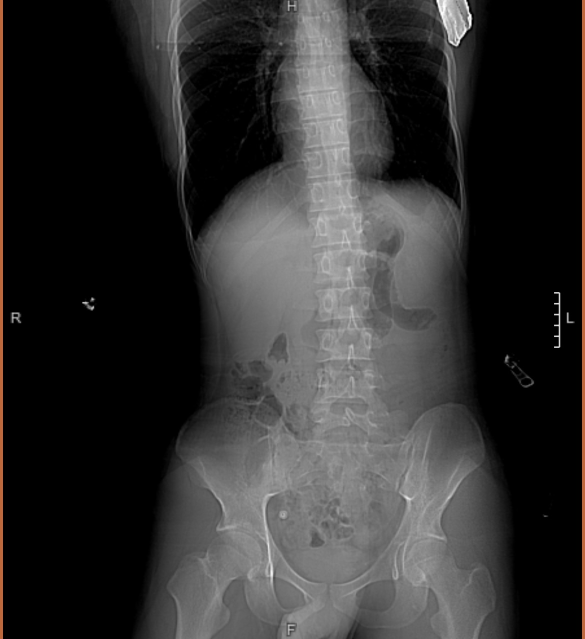
#> input picture 数字图像处理与机器视觉/作业/A2/ct_image.jpg, 1170 x 1278 px, given in place of image3.png, which was not available (shown at 1/2 size)
$ python edge_detection.py
#> lines starting #> are read from the running program, lines starting #| are printed output that depends on the picture; pictures that were not available may be replaced by others from this repository, and a replacement may not be noted
import cv2
import numpy as np

from skimage import segmentation, color

import matplotlib.pyplot as plt

def edge_detection(image_path, low_threshold, high_threshold):
    # Read the image
#> called with image_path = 'image3.png', low_threshold = 90, high_threshold = 200
    image = cv2.imread(image_path, cv2.IMREAD_GRAYSCALE)
#> image: shape (1278, 1170); min 0, max 255, mean 48.9
    if image is None:
        raise FileNotFoundError(f"Image not found at {image_path}")

    # Apply Gaussian Blur to reduce noise
    blurred_image = cv2.GaussianBlur(image, (5, 5),0.5)

    # Apply Canny edge detection
    edges = cv2.Canny(blurred_image, low_threshold, high_threshold, apertureSize=3, L2gradient=True)
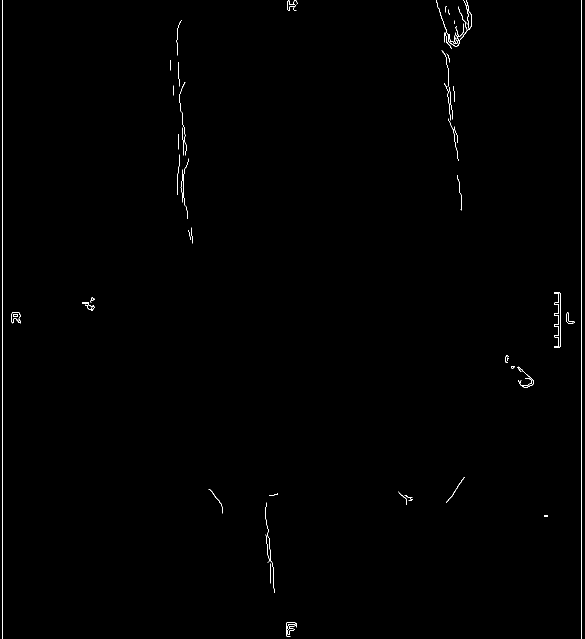
#> edges: shape (1278, 1170) (shown at 1/2 size); 0.41% white in thin lines or dots

    return edges

def Hough_transform(edges, threshold=20):
    # Perform Hough Line Transform
    lines = cv2.HoughLinesP(edges, 1, 22.5 * np.pi / 180, threshold, minLineLength=20, maxLineGap=5)

    # Create a blank image to draw lines
    line_image = np.zeros_like(edges)

    if lines is not None:
        for line in lines:
            x1, y1, x2, y2 = line[0]
            cv2.line(line_image, (x1, y1), (x2, y2), 255, 2)

    return line_image

def Segmentation_Felzenszwalb(image_path):
    # Read the image
#> called with image_path = 'image3.png'
    image = cv2.imread(image_path)
#> image is the input picture: shape (1278, 1170, 3); mean B, G, R 48.3, 48.7, 49.6
    if image is None:
        raise FileNotFoundError(f"Image not found at {image_path}")

    # Convert to grayscale
    gray_image = cv2.cvtColor(image, cv2.COLOR_BGR2GRAY)

    segmented_image = segmentation.felzenszwalb(gray_image, scale=3000, sigma=0.5, min_size=1000)
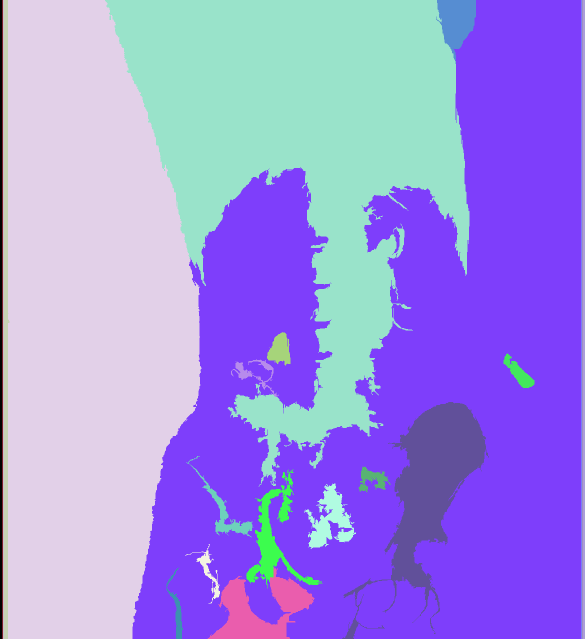
#> segmented_image: shape (1278, 1170) int64 (shown at 1/2 size); 22 distinct labels, from 0 to 21; one colour per label, 0 black

    return segmented_image

if __name__ == "__main__":
    # Path to the input image
    image_path = "image3.png"  # Replace with your image path

    # Canny edge detection thresholds
    low_threshold = 90
    high_threshold = 200

    # Perform edge detection
    edges = edge_detection(image_path, low_threshold, high_threshold)

    if image_path is None:
        raise ValueError("Please provide a valid image path.")
    elif image_path == "image1.png":
        # Display the result
        plt.figure(figsize=(8, 6))
        plt.subplot(1, 2, 1)
        plt.imshow(cv2.cvtColor(cv2.imread(image_path), cv2.COLOR_BGR2RGB))
        plt.title("Original Image")
        plt.subplot(1, 2, 2)
        plt.imshow(edges, cmap='gray')
        plt.title("Canny Edge Detection")
        plt.show()
    elif image_path == "image2.png":
        # Perform Hough Transform
        line_image = Hough_transform(edges)

        # Display the Hough Transform result
        plt.figure(figsize=(8, 6))
        plt.subplot(1, 2, 1)
        plt.imshow(edges, cmap='gray')
        plt.title("Canny Edge Detection")
        plt.subplot(1, 2, 2)
        plt.imshow(line_image, cmap='gray')
        plt.title("Hough Transform Lines")
        plt.show()
    elif image_path == "image3.png":
        segmented_image = Segmentation_Felzenszwalb(image_path)

        # Display the segmentation result
        plt.figure(figsize=(8, 6))
        plt.subplot(1, 2, 1)
        plt.imshow(cv2.cvtColor(cv2.imread(image_path), cv2.COLOR_BGR2RGB))
        plt.title("Original Image")
        plt.subplot(1, 2, 2)
        plt.imshow(segmented_image)
        plt.title("Felzenszwalb Segmentation")
        #plt.axis("off")
        plt.show()
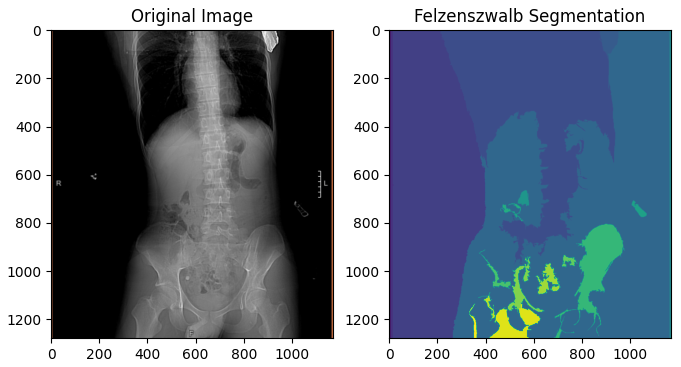
#> figure drawn by matplotlib, 2 panels
    else:
        raise ValueError("Invalid image path. Please provide 'image1.png', 'image2.png', or 'image3.png'.")
